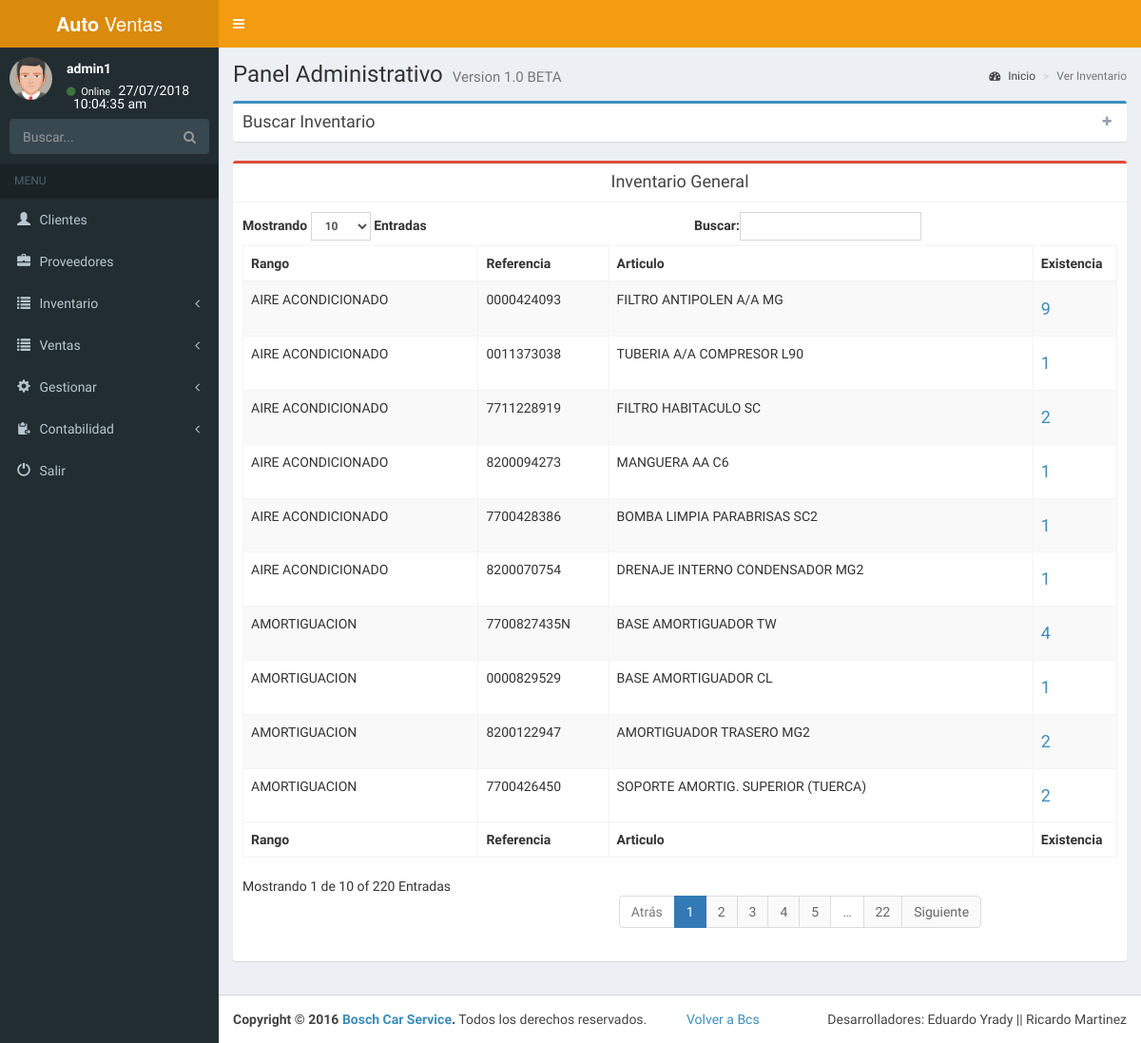
The page /admin/inventario.php (signed in) on the database its author committed.
### tables this page shows
CREATE TABLE `rango` (
  `id_rango` int(11) NOT NULL,
  `nombre` varchar(60) NOT NULL,
  `habilitado` int(11) NOT NULL
);

CREATE TABLE `pieza` (
  `id_pieza` int(11) NOT NULL,
  `id_rango` int(11) NOT NULL,
  `nombre` varchar(300) NOT NULL,
  `campo_carro` int(11) NOT NULL,
  `codigo_pieza` varchar(30) NOT NULL,
  `habilitado` int(11) NOT NULL
);

### admin/conexion.php (called while the page is built, shortened)
<?php session_start();
function cons($var){
$ret= mysqli_query($_SESSION['conexion_database'],$var) or die(mysqli_error($_SESSION['conexion_database']));
return $ret;
}
?>
<?php
function cantidad($id_pieza){
$total1=0;
$consulta=("SELECT * FROM factura WHERE (habilitado=0 OR habilitado=3)");
$r=cons($consulta);
$total2=0;
while($row=mysqli_fetch_array($r)){
$id_factura=$row['id_factura'];
$consulta2=("SELECT * FROM detalle_factura WHERE id_pieza='$id_pieza' AND id_factura='$id_factura'");
$r2=cons($consulta2);
while($row2=mysqli_fetch_array($r2)){
   $total2=$total2+$row2['cantidad'];
}
}
$consulta=("SELECT * FROM inventario WHERE id_pieza='$id_pieza' AND (habilitado=0 OR habilitado=3)");
$r=cons($consulta);
$total3=0;
while($row=mysqli_fetch_array($r)){
   $total3=$total3+$row['cantidad'];
}
$restar=($total1+$total2);
$cantidad=($total3-$restar);
    return $cantidad;
}
?>

### admin/inventario.php (the view, shortened to what this page needs)
<?php include("menu.php");
?>
  <link rel="stylesheet" href="plugins/daterangepicker/daterangepicker.css">
  <div class="content-wrapper">
    <section class="content-header">
      <h1>
        Panel Administrativo
        <small>Version 1.0 BETA</small>
      </h1>
      <ol class="breadcrumb">
        <li><a href="index.php"><i class="fa fa-dashboard"></i> Inicio</a></li>
        <li class="active">Ver Inventario</li>
      </ol>
    </section>
    <section class="content">
<?php
if(isset($_SESSION['ingreso'])){
?>
<div class="box box-primary collapsed-box">
            <div class="box-header with-border" data-widget="collapse">
              <h3 class="box-title">Buscar Inventario</h3>
              <div class="box-tools pull-right">
                <button type="button" class="btn btn-box-tool" data-widget="collapse"><i class="fa fa-plus"></i>
                </button>
              </div>
            </div>
              </div>
<?php
$consulta=("SELECT DISTINCT(id_pieza) FROM inventario WHERE habilitado=0");
$s=cons($consulta);
if(mysqli_num_rows($s)<=0){
echo alerta("No hay ningun inventario registrado");
}else{
        echo '<div class="box box-danger">
            <div class="box-header with-border text-center">
              <h3 class="box-title">Inventario General</h3>
            </div>
            <div class="box-body">
              <table id="example1" class="table table-bordered table-striped">
                <thead>
                <tr>
                  <th>Rango</th>
                  <th>Referencia</th>
                  <th>Articulo</th>
                  <th>Existencia</th>
                </tr>
                </thead>
                <tbody id="prep">
               ';
        while($row=mysqli_fetch_array($s)){
        $id_pieza=$row['id_pieza'];
      $consulta2=("SELECT * FROM pieza WHERE id_pieza='$id_pieza' AND habilitado=0");
      $s2=cons($consulta2);
      if(mysqli_num_rows($s2)<=0){
      echo alerta("Error en consulta 1");
      }else{
      while($row2=mysqli_fetch_array($s2)){
        $id_rango=$row2['id_rango'];
        $referencia=$row2['codigo_pieza'];
        $nombre_pieza=$row2['nombre'];
      $consulta3=("SELECT * FROM rango WHERE id_rango='$id_rango' AND habilitado=0");
      $s3=cons($consulta3);
      if(mysqli_num_rows($s3)<=0){
      echo alerta("Error en consulta 2");
      }else{
      while($row3=mysqli_fetch_array($s3)){
        $nombre_rango=$row3['nombre'];
        echo '<tr>
        <td>'.$nombre_rango.'</td>
        <td>'.$referencia.'</td>
        <td>'.$nombre_pieza.'</td>
        <td><h4><a class="link" href="perfil_pieza.php?id='.$id_pieza.'">'.cantidad($id_pieza).'</a></h4></td>
        </tr>';
      }
        }
      }
    }
  }
   echo ' </tbody>
                <tfoot>
                <tr>
                 <th>Rango</th>
                  <th>Referencia</th>
                  <th>Articulo</th>
                  <th>Existencia</th>
                </tr>
                </tfoot>
              </table>
            </div>
          </div>';
}
?>
<?php
}
include("footer.php");
?>

### rows shown on the page
pieza: codigo_pieza "0000424093", nombre "FILTRO ANTIPOLEN A/A MG"
rango: nombre "AIRE ACONDICIONADO", id_pieza "9", id_pieza "1", id_pieza "2"
pieza: codigo_pieza "0011373038", nombre "TUBERIA A/A COMPRESOR L90"
pieza: codigo_pieza "7711228919", nombre "FILTRO HABITACULO SC"
pieza: codigo_pieza "8200094273", nombre "MANGUERA AA C6"
pieza: codigo_pieza "7700827435N", nombre "BASE AMORTIGUADOR TW"
rango: nombre "AMORTIGUACION", id_pieza "4", id_pieza "1"
pieza: codigo_pieza "7700428386", nombre "BOMBA LIMPIA PARABRISAS SC2"
pieza: codigo_pieza "0000829529", nombre "BASE AMORTIGUADOR CL"

### other values the page prints
$_SESSION['nombre'] "admin1"
$referencia "8200122947"
$nombre_pieza "AMORTIGUADOR TRASERO MG2"
cantidad($id_pieza) "2"
$referencia "7700426450"
$nombre_pieza "SOPORTE AMORTIG. SUPERIOR (TUERCA)"
$referencia "8200070754"
$nombre_pieza "DRENAJE INTERNO CONDENSADOR MG2"
cantidad($id_pieza) "1"
